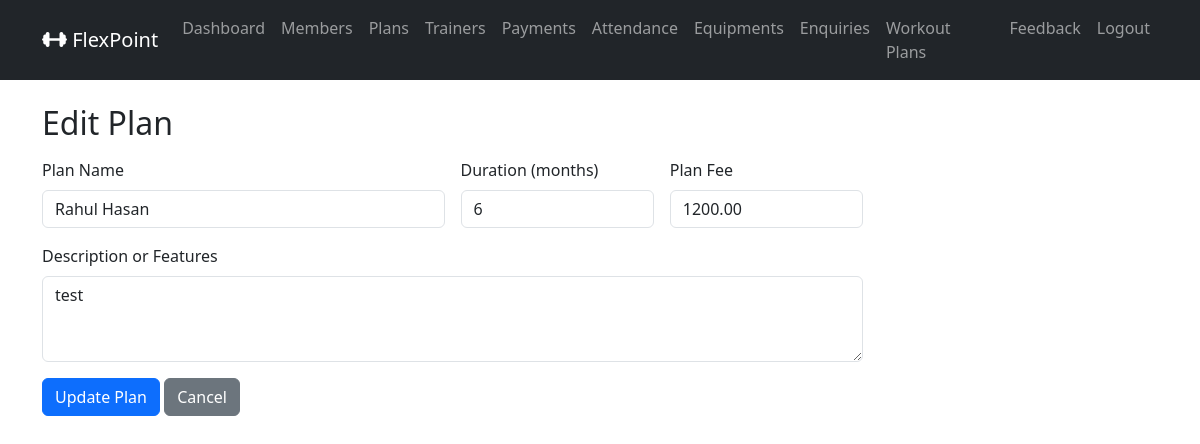
Page /admin_plans_edit/1/ (signed in) on the earlier database version.
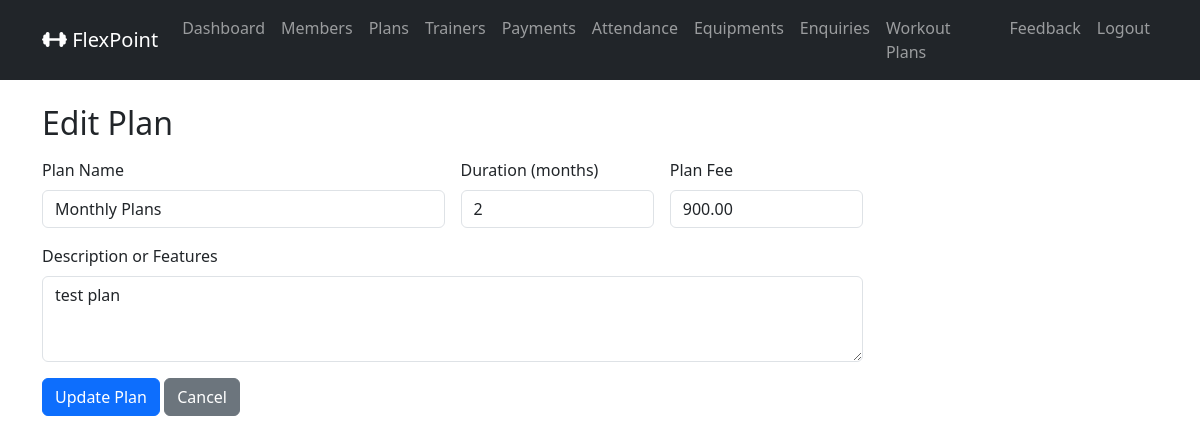
Same page on the later database version.
### gymapp/models.py (models this page shows, shortened)
class MembershipPlan(models.Model):
    name            = models.CharField(max_length=100)
    duration_months = models.PositiveIntegerField()
    fee             = models.DecimalField(max_digits=6, decimal_places=2)
    description     = models.TextField(blank=True)

### gymapp/views.py (the view)
    def wrapper(request, *args, **kwargs):
        if not request.user.is_authenticated or getattr(request.user, 'role', None) != 'ADMIN':
            messages.error(request, 'You must be an Admin to access this page.')
            return redirect('admin_login_view')
        return view_func(request, *args, **kwargs)

### gymapp/views.py (called while the page is built, shortened)
def admin_required(view_func):
    def wrapper(request, *args, **kwargs):
        if not request.user.is_authenticated or getattr(request.user, 'role', None) != 'ADMIN':
            messages.error(request, 'You must be an Admin to access this page.')
            return redirect('admin_login_view')
        return view_func(request, *args, **kwargs)
    return wrapper

@admin_required
def admin_plan_edit(request, plan_id):
    plan = MembershipPlan.objects.get(id=plan_id)
    return render(request, 'admin_plan_form.html', {'plan': plan, 'mode':'edit'})

### gymapp/templates/admin_plan_form.html (shortened to what this page needs)
{% extends 'base.html' %}
{% block content %}
<h2 class="mb-3">
    {% if mode == 'add' %} Add Plan {% else %} Edit Plan {% endif %}
</h2>
<form method="POST" class="row g-3 w-75">
    <div class="col-md-6">
        <label for="name" class="form-label">Plan Name</label>
        <input type="text" id="name" class="form-control" name="name" value="{{ plan.name | default:'' }}">
    </div>
    <div class="col-md-3">
        <label for="duration_months" class="form-label">Duration (months)</label>
        <input type="number" id="duration_months" class="form-control" name="duration_months" value="{{ plan.duration_months | default:'' }}">
    </div>
    <div class="col-md-3">
        <label for="fee" class="form-label">Plan Fee</label>
        <input type="number" step="0.01" id="fee" class="form-control" name="fee" value="{{ plan.fee | default:'' }}">
    </div>
    <div class="col-md-12">
        <label for="description" class="form-label">Description or Features</label>
        <textarea type="text" id="description" class="form-control" name="description" rows="3">{{ plan.description | default:'' }}</textarea>
    </div>
    <div class="col-md-12">
        <button type="submit" class="btn btn-primary">
            {% if mode == 'add' %} Add Plan {% else %} Update Plan {% endif %}
        </button>
        <a href="{% url 'admin_plans_list' %}" class="btn btn-secondary"> Cancel </a>
    </div>
</form>
{% endblock %}

Differences in the rows shown:
changed MembershipPlan: name "Rahul Hasan" → "Monthly Plans"; duration_months "6" → "2"; fee "1200.00" → "900.00"; description "test" → "test plan"
